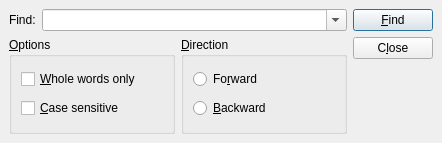
<ui version="4.0" >
 <class>FindDialog</class>
 <widget class="QDialog" name="Dialog" >
  <property name="geometry" >
   <rect>
    <x>0</x>
    <y>0</y>
    <width>442</width>
    <height>143</height>
   </rect>
  </property>
  <property name="windowTitle" >
   <string>Dialog</string>
  </property>
  <layout class="QHBoxLayout" >
   <property name="margin" >
    <number>9</number>
   </property>
   <property name="spacing" >
    <number>6</number>
   </property>
   <item>
    <layout class="QVBoxLayout" >
     <property name="margin" >
      <number>0</number>
     </property>
     <property name="spacing" >
      <number>6</number>
     </property>
     <item>
      <layout class="QHBoxLayout" >
       <property name="margin" >
        <number>0</number>
       </property>
       <property name="spacing" >
        <number>6</number>
       </property>
       <item>
        <widget class="QLabel" name="label" >
         <property name="sizePolicy" >
          <sizepolicy>
           <hsizetype>1</hsizetype>
           <vsizetype>5</vsizetype>
           <horstretch>0</horstretch>
           <verstretch>0</verstretch>
          </sizepolicy>
         </property>
         <property name="text" >
          <string>Find:</string>
         </property>
        </widget>
       </item>
       <item>
        <widget class="QComboBox" name="findComboBox" >
         <property name="sizePolicy" >
          <sizepolicy>
           <hsizetype>3</hsizetype>
           <vsizetype>0</vsizetype>
           <horstretch>0</horstretch>
           <verstretch>0</verstretch>
          </sizepolicy>
         </property>
         <property name="toolTip" >
          <string/>
         </property>
         <property name="editable" >
          <bool>true</bool>
         </property>
         <property name="frame" >
          <bool>true</bool>
         </property>
        </widget>
       </item>
      </layout>
     </item>
     <item>
      <layout class="QHBoxLayout" >
       <property name="margin" >
        <number>0</number>
       </property>
       <property name="spacing" >
        <number>6</number>
       </property>
       <item>
        <widget class="QGroupBox" name="groupBox" >
         <property name="title" >
          <string>&amp;Options</string>
         </property>
         <layout class="QVBoxLayout" >
          <property name="margin" >
           <number>9</number>
          </property>
          <property name="spacing" >
           <number>6</number>
          </property>
          <item>
           <widget class="QCheckBox" name="wholeWordsCheckBox" >
            <property name="text" >
             <string>&amp;Whole words only</string>
            </property>
           </widget>
          </item>
          <item>
           <widget class="QCheckBox" name="caseSensitiveCheckBox" >
            <property name="text" >
             <string>&amp;Case sensitive</string>
            </property>
           </widget>
          </item>
         </layout>
        </widget>
       </item>
       <item>
        <widget class="QGroupBox" name="groupBox_2" >
         <property name="title" >
          <string>&amp;Direction</string>
         </property>
         <layout class="QVBoxLayout" >
          <property name="margin" >
           <number>9</number>
          </property>
          <property name="spacing" >
           <number>6</number>
          </property>
          <item>
           <widget class="QRadioButton" name="forwardRadioButton" >
            <property name="text" >
             <string>Fo&amp;rward</string>
            </property>
           </widget>
          </item>
          <item>
           <widget class="QRadioButton" name="backwardRadioButton" >
            <property name="text" >
             <string>&amp;Backward</string>
            </property>
           </widget>
          </item>
         </layout>
        </widget>
       </item>
      </layout>
     </item>
    </layout>
   </item>
   <item>
    <layout class="QVBoxLayout" >
     <property name="margin" >
      <number>0</number>
     </property>
     <property name="spacing" >
      <number>6</number>
     </property>
     <item>
      <widget class="QPushButton" name="findButton" >
       <property name="text" >
        <string>&amp;Find</string>
       </property>
      </widget>
     </item>
     <item>
      <widget class="QPushButton" name="closeButton" >
       <property name="text" >
        <string>C&amp;lose</string>
       </property>
      </widget>
     </item>
     <item>
      <spacer>
       <property name="orientation" >
        <enum>Qt::Vertical</enum>
       </property>
       <property name="sizeHint" >
        <size>
         <width>20</width>
         <height>40</height>
        </size>
       </property>
      </spacer>
     </item>
    </layout>
   </item>
  </layout>
 </widget>
 <resources/>
 <connections>
  <connection>
   <sender>findButton</sender>
   <signal>clicked()</signal>
   <receiver>Dialog</receiver>
   <slot>accept()</slot>
   <hints>
    <hint type="sourcelabel" >
     <x>351</x>
     <y>38</y>
    </hint>
    <hint type="destinationlabel" >
     <x>233</x>
     <y>29</y>
    </hint>
   </hints>
  </connection>
  <connection>
   <sender>closeButton</sender>
   <signal>clicked()</signal>
   <receiver>Dialog</receiver>
   <slot>reject()</slot>
   <hints>
    <hint type="sourcelabel" >
     <x>330</x>
     <y>66</y>
    </hint>
    <hint type="destinationlabel" >
     <x>197</x>
     <y>125</y>
    </hint>
   </hints>
  </connection>
 </connections>
</ui>
